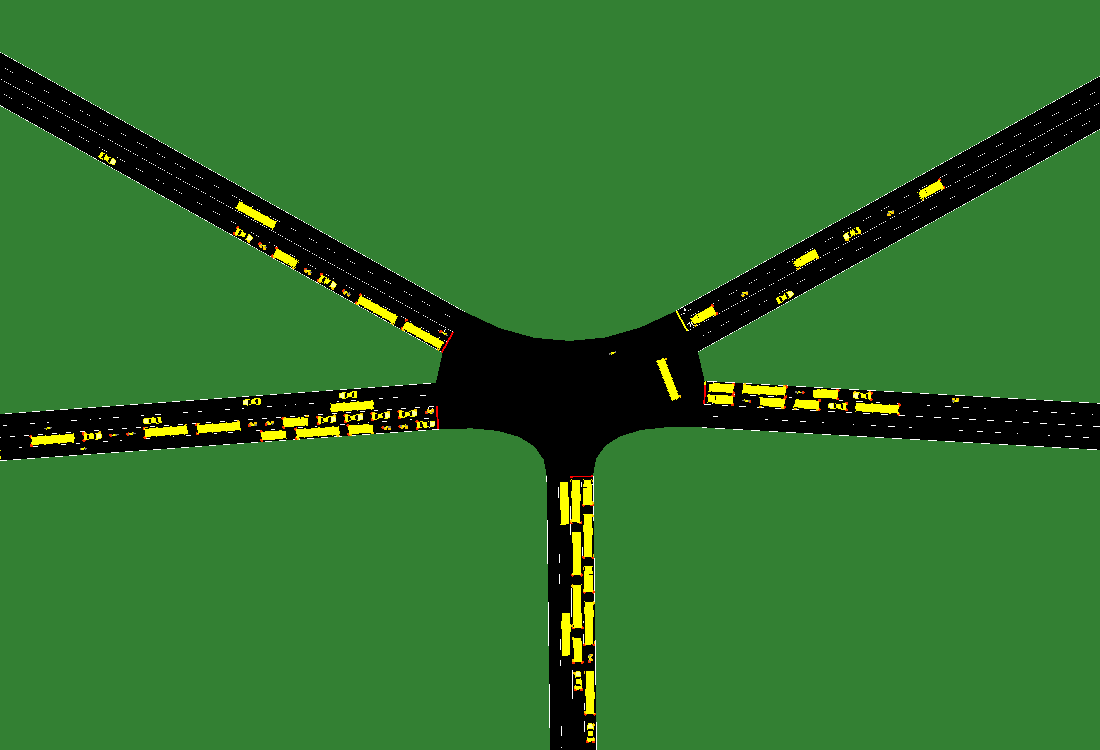
#> input picture Dataset/nga5/20240604_153928.png, 1100 x 750 px, found by its file name; its folder holds only this picture in this run
$ python nga5.py
#> lines starting #> are read from the running program, lines starting #| are printed output that depends on the picture
import os
import numpy as np
from PIL import Image, ImageDraw

input_folder = 'F:\\Project\\Thesis\\Thesis\\Dataset\\nga5'
output_folder = 'F:\\Project\\Thesis\\Thesis\\DataTuyen\\nga5'

# Tạo thư mục đầu ra nếu chưa tồn tại
os.makedirs(output_folder, exist_ok=True)

# Lặp qua tất cả các file trong thư mục
for filename in os.listdir(input_folder):
    if filename.lower().endswith(('.png', '.jpg', '.jpeg', '.bmp', '.gif')):
        # Đường dẫn tới file ảnh
        input_path = os.path.join(input_folder, filename)

        # Mở ảnh gốc
        image = Image.open(input_path)
#> image is the input picture: PIL image 1100x750 RGB; mean R, G, B 48.2, 113.1, 44.3

        # Kích thước ảnh
        width, height = image.size
#> width = 1100; height = 750

        # [13 lines of commented-out code are left out]
        regionX = (0, height // 2.25, width, 2 * height // 3)
#> regionX = (0, 333, 1100, 500)
        regionY = (0, 0, 2 * width // 4, height // 2.25)
#> regionY = (0, 0, 550, 333)
        regionZ = (width // 1.75, 0, 2 * width // 2, height // 2.25)
#> regionZ = (628, 0, 1100, 333)
        regionW = (width //3, height // 1.5, width //1.5, height)
#> regionW = (366, 500, 733, 750)

        # Cắt các vùng ảnh
        X_road_image = image.crop(regionX)
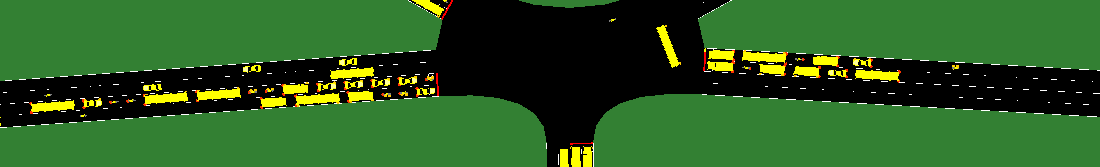
#> X_road_image: PIL image 1100x167 RGB; mean R, G, B 43.7, 91.1, 34.2
        Y_road_image = image.crop(regionY)
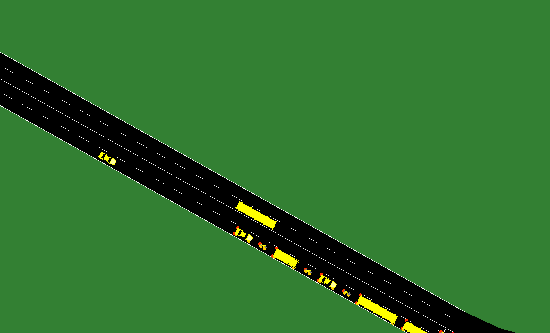
#> Y_road_image: PIL image 550x333 RGB; mean R, G, B 47.5, 114.1, 45.5
        Z_road_image = image.crop(regionZ)
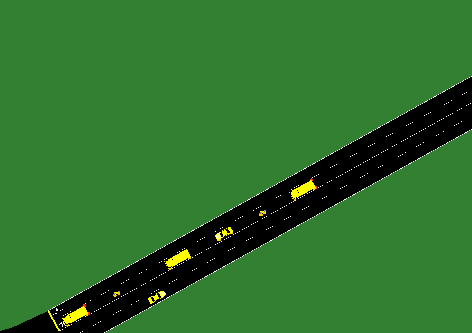
#> Z_road_image: PIL image 472x333 RGB; mean R, G, B 46.6, 112.6, 45.1
        W_road_image = image.crop(regionW)
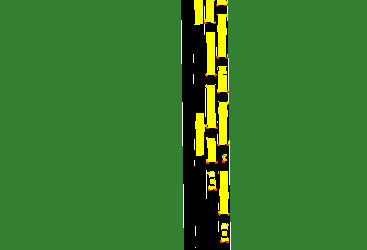
#> W_road_image: PIL image 367x250 RGB; mean R, G, B 55.2, 121.9, 45.7

        # Lưu ảnh đã cắt với tên mới
        base_filename = os.path.splitext(filename)[0]
        X_output_path = os.path.join(output_folder, f'{base_filename}_2.png')
        Y_output_path = os.path.join(output_folder, f'{base_filename}_4.png')
        Z_output_path = os.path.join(output_folder, f'{base_filename}_1.png')
        W_output_path = os.path.join(output_folder, f'{base_filename}_3.png')

        X_road_image.save(X_output_path)
        Y_road_image.save(Y_output_path)
        Z_road_image.save(Z_output_path)
        W_road_image.save(W_output_path)


        print(f"Ảnh đã được cắt và lưu thành công: {filename}")

print("Tất cả ảnh đã được cắt và lưu thành công.")
